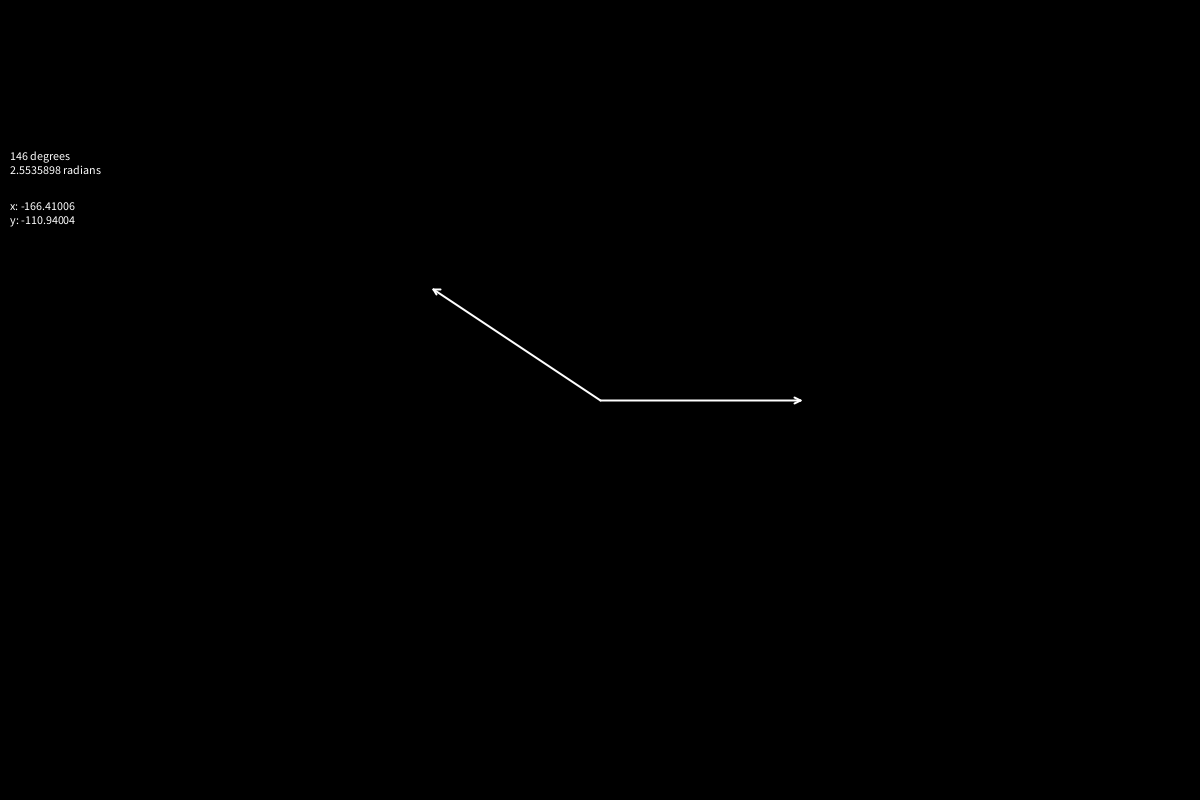
Frame 1 (no input)
Frame 60 (the mouse pressed at the canvas centre just before this capture): identical to frame 1, image omitted
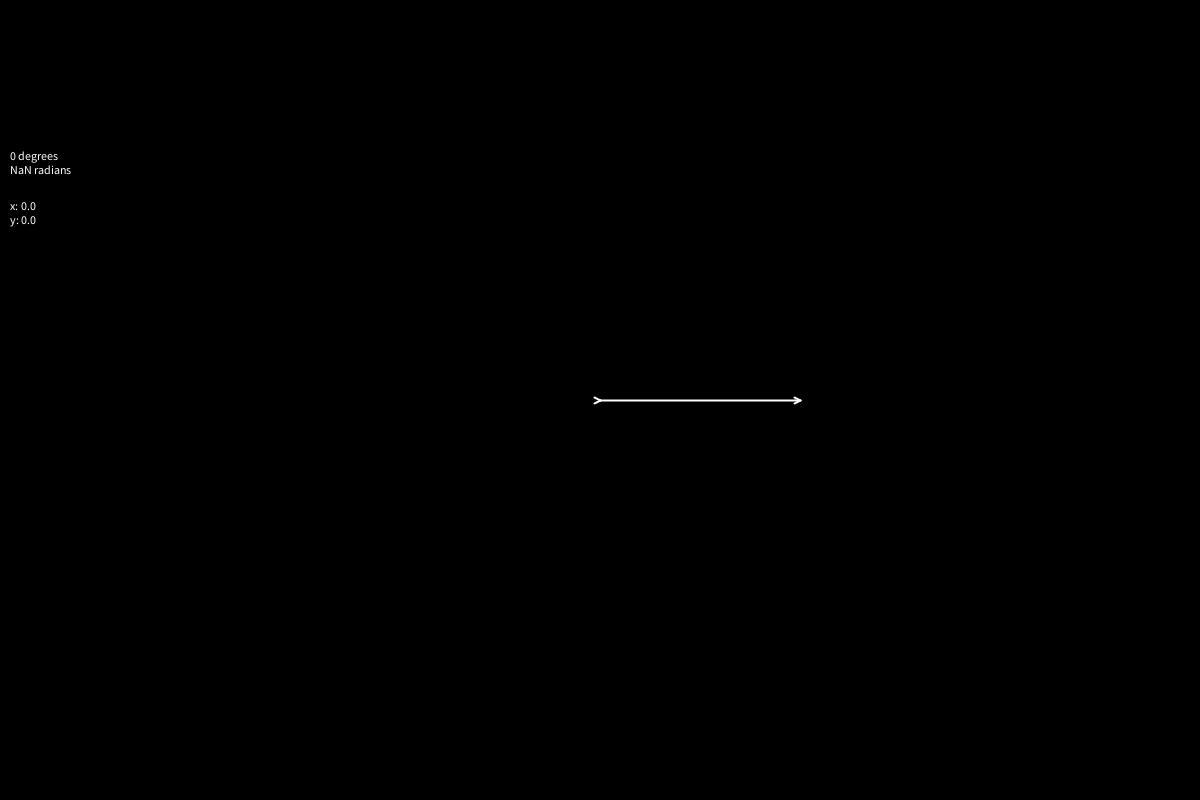
Frame 120 (the mouse held since frame 60 and released just before this capture)

The Processing sketch that drew these frames (run headless with seeded random() and noise(); from frame 60 on, the mouse is pressed at the canvas centre):

// Processing sketch: AngleBetween
// ── AngleBetween.pde
void setup() {
  size(1200, 800);
}

void draw() {
  background(0);
  
  PVector mousePos = new PVector(mouseX, mouseY);
  PVector centerPos = new PVector(width/2, height/2);
  
  PVector dist = PVector.sub(mousePos, centerPos);
  dist.setMag(200);
  
  PVector eixoX = new PVector(200, 0);
  
  drawVector(dist, centerPos, 1);
  drawVector(eixoX, centerPos, 1);
  
  //AngleBetween
  //float theta = PVector.angleBetween(dist, eixoX);

  //Dot Product
  float theta = acos(PVector.dot(dist, eixoX) / (dist.mag() * eixoX.mag()));
  
  fill(255);
  text(int(degrees(theta)) + " degrees\n" + theta + " radians", 10, 160);
  text("x: " + dist.x + "\ny: " + dist.y, 10, 210);
}

void drawVector(PVector vector, PVector position, float scale) {
  pushMatrix();
  float arrowSize = 6;
  stroke(255);
  strokeWeight(2);
  
  translate(position.x, position.y);
  rotate(vector.heading());
  
  float len = vector.mag() * scale;
  
  line(0, 0, len, 0);
  line(len, 0, len-arrowSize, arrowSize/2);
  line(len, 0, len-arrowSize, -arrowSize/2);
  popMatrix();
}
